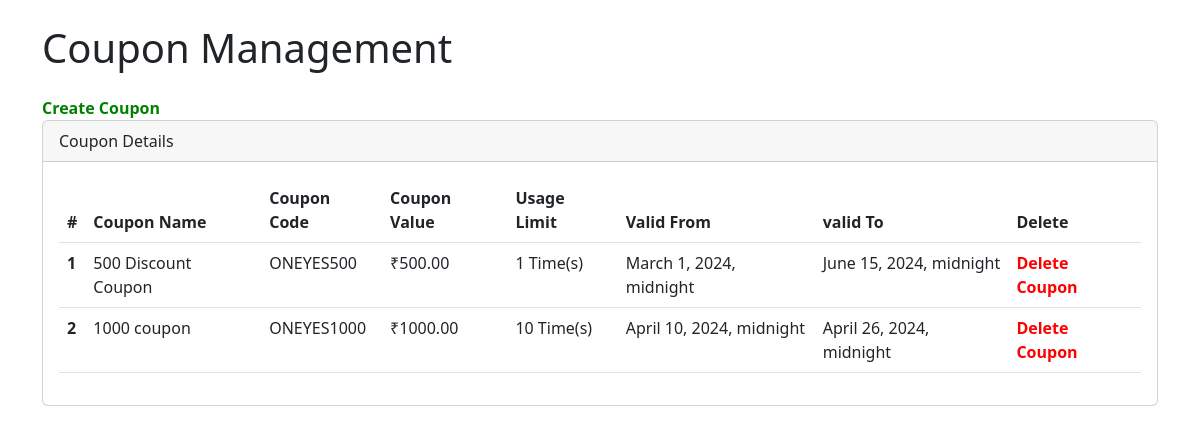
Page /dashboard/coupon/ on the committed database.
### item/models.py (models this page shows, shortened)
class Coupon(models.Model):
    coupon_name = models.TextField(null=True, blank=True)
    coupon_code = models.CharField(max_length=50, unique=True)
    coupon_value = models.DecimalField(max_digits = 10, decimal_places = 2, null=True)
    coupon_description = models.TextField(null=True, blank= True)
    valid_from = models.DateTimeField(null=True, blank= True)
    valid_to = models.DateTimeField(null=True, blank = True)
    usage_limit = models.PositiveIntegerField(default = 1)
    usage_count = models.PositiveIntegerField(default = 0)
    applicable_products = models.ManyToManyField('Item', related_name='coupon', blank=True)
    min_purchase_amount = models.DecimalField(max_digits=10, decimal_places = 2, null=True)
    created_at = models.DateTimeField(auto_now_add=True)

### dashboard/views.py (the view)
# urls.py: path('coupon/', views.coupon, name='coupon'),
def coupon(request):
    coupons = Coupon.objects.all()
    return render(request, 'dashboard/coupon.html', {
        'coupons': coupons,
    })

### dashboard/templates/dashboard/coupon.html (shortened to what this page needs)
<!DOCTYPE html>
<html lang="en">
<head>
  <link rel="stylesheet" href="https://cdn.jsdelivr.net/npm/bootstrap@5.2.3/dist/css/bootstrap.min.css">
</head>
<body>
  <div class="container">
    <h1 class="my-4">Coupon Management</h1>
    <a href="{% url 'dashboard:create_coupon' %}" style="color: green; text-decoration: none; font-weight: bold;">Create Coupon</a>
    <div class="card">
      <div class="card-header">
        Coupon Details
      </div>
      <div class="card-body">
        <table class="table">
          <thead>
            <tr>
              <th scope="col">#</th>
              <th scope="col">Coupon Name</th>
              <th scope="col">Coupon Code</th>
              <th scope="col">Coupon Value</th>
              <th scope="col">Usage Limit</th>
              <th scope="col">Valid From</th>
              <th scope="col">valid To</th>
              <th scope="col">Delete</th>
            </tr>
          </thead>
          <tbody>
            {% for coupon in coupons %}
            <tr>
              <th scope="row">{{ forloop.counter }}</th>
              <td>{{ coupon.coupon_name }}</td>
              <td>{{ coupon.coupon_code }}</td>
              <td>₹{{ coupon.coupon_value }}</td>
              <td>{{coupon.usage_limit}} Time(s)</td>
              <td>{{coupon.valid_from}}</td>
              <td>{{coupon.valid_to}}</td>
              <td><a href="{% url 'dashboard:delete_coupon' pk=coupon.pk %}" style="color: red; text-decoration: none; font-weight: bold;">Delete Coupon</a></td>
            </tr>
            {% endfor %}
          </tbody>
        </table>
      </div>
    </div>
  </div>
</body>
</html>

### rows in the picture
Coupon: coupon_name "500 Discount Coupon", coupon_code "ONEYES500", coupon_value "500.00", usage_limit "1", valid_from "March 1, 2024, midnight", valid_to "June 15, 2024, midnight"
Coupon: coupon_name "1000 coupon", coupon_code "ONEYES1000", coupon_value "1000.00", usage_limit "10", valid_from "April 10, 2024, midnight", valid_to "April 26, 2024, midnight"
